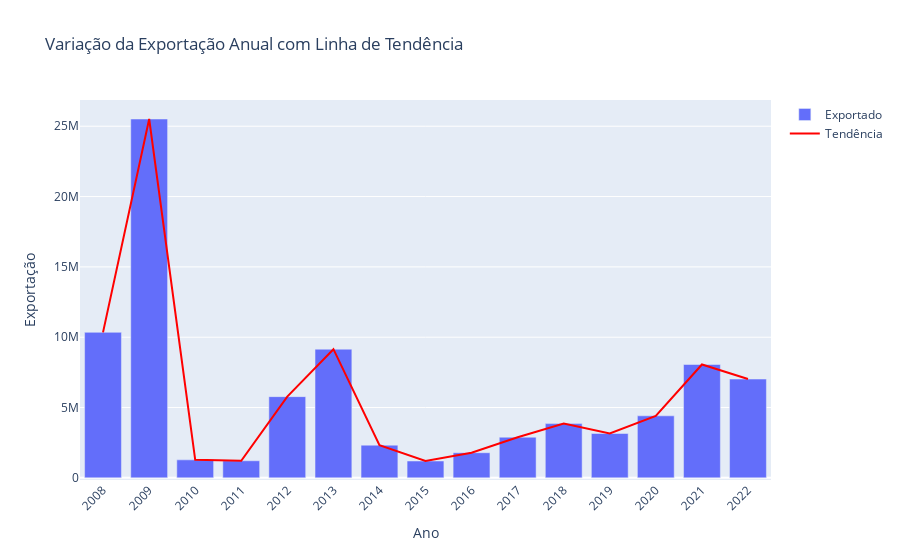

Source (notebook cell):
### Code cell
fig = go.Figure()
fig.add_trace(go.Bar(x=df_producao_exportacao['Ano'], y=df_producao_exportacao['Exportado'], name='Exportado'))
fig.add_trace(go.Scatter(x=df_producao_exportacao['Ano'], y=df_producao_exportacao['Exportado'], mode='lines', name='Tendência', line=dict(color='red')))
fig.update_layout(title='Variação da Exportação Anual com Linha de Tendência',
                  xaxis_title='Ano',
                  yaxis_title='Exportação',
                  barmode='group',
                  xaxis_tickangle=-45,
                  xaxis=dict(tickvals=df_producao_exportacao['Ano'], ticktext=df_producao_exportacao['Ano'].dt.year))

fig.show()

### Figure 1 — Plotly figure (JSON) as saved in the notebook; plotly's stock layout.template omitted (floating-point values rounded to 4 significant figures)
{"data": [{"name": "Exportado", "type": "bar", "x": ["2008-01-01T00:00:00", "2009-01-01T00:00:00", "2010-01-01T00:00:00", "2011-01-01T00:00:00", "2012-01-01T00:00:00", "2013-01-01T00:00:00", "2014-01-01T00:00:00", "2015-01-01T00:00:00", "2016-01-01T00:00:00", "2017-01-01T00:00:00", "2018-01-01T00:00:00", "2019-01-01T00:00:00", "2020-01-01T00:00:00", "2021-01-01T00:00:00", "2022-01-01T00:00:00"], "y": [10346323, 25514198, 1280574, 1214834, 5775376, 9149059, 2324029, 1198479, 1786549, 2889572, 3856162, 3152873, 4409717, 8058704, 7025983]}, {"line": {"color": "red"}, "mode": "lines", "name": "Tendência", "type": "scatter", "x": ["2008-01-01T00:00:00", "2009-01-01T00:00:00", "2010-01-01T00:00:00", "2011-01-01T00:00:00", "2012-01-01T00:00:00", "2013-01-01T00:00:00", "2014-01-01T00:00:00", "2015-01-01T00:00:00", "2016-01-01T00:00:00", "2017-01-01T00:00:00", "2018-01-01T00:00:00", "2019-01-01T00:00:00", "2020-01-01T00:00:00", "2021-01-01T00:00:00", "2022-01-01T00:00:00"], "y": [10346323, 25514198, 1280574, 1214834, 5775376, 9149059, 2324029, 1198479, 1786549, 2889572, 3856162, 3152873, 4409717, 8058704, 7025983]}], "layout": {"barmode": "group", "title": {"text": "Variação da Exportação Anual com Linha de Tendência"}, "xaxis": {"tickangle": -45, "ticktext": [2008, 2009, 2010, 2011, 2012, 2013, 2014, 2015, 2016, 2017, 2018, 2019, 2020, 2021, 2022], "tickvals": ["2008-01-01T00:00:00", "2009-01-01T00:00:00", "2010-01-01T00:00:00", "2011-01-01T00:00:00", "2012-01-01T00:00:00", "2013-01-01T00:00:00", "2014-01-01T00:00:00", "2015-01-01T00:00:00", "2016-01-01T00:00:00", "2017-01-01T00:00:00", "2018-01-01T00:00:00", "2019-01-01T00:00:00", "2020-01-01T00:00:00", "2021-01-01T00:00:00", "2022-01-01T00:00:00"], "title": {"text": "Ano"}}, "yaxis": {"title": {"text": "Exportação"}}}}
